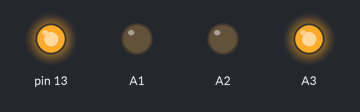
A sketch run on a simulated Arduino Uno, built with avr-gcc and run on an emulated ATmega328P. Shown: output pins drawn as LEDs (lit = HIGH).

Above: at 0.5 s.
At 2.5 s:
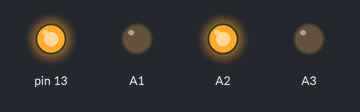
At 4.5 s:
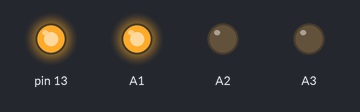
At 5.5 s:
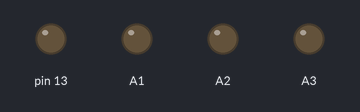
Timing chart, 0 to 7.8 s (numbered marks = the images above):
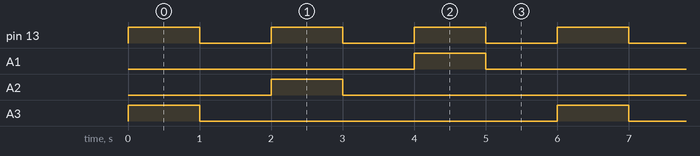

Measured:
- by itself, pin 13: alternates HIGH for 1.0 s and LOW for 1.0 s
- by itself, A1–3: alternates HIGH for 1.0 s and LOW for 5.0 s
- by itself, everything shown: repeats every 6.0 s, in 6 steps

The sketch:

three_alternating_LEDs.ino
```cpp
void setup() {
  // put your setup code here, to run once:
  pinMode(13,OUTPUT);
  pinMode(A3,OUTPUT);
  pinMode(A2,OUTPUT);
  pinMode(A1,OUTPUT);

}

void loop() {
  // put your main code here, to run repeatedly:
  digitalWrite(13, HIGH);
  digitalWrite(A3, HIGH);
  delay(1000);
  digitalWrite(13, LOW);
  digitalWrite(A3, LOW);
  delay(1000);

  digitalWrite(13, HIGH);
  digitalWrite(A2, HIGH);
  delay(1000);
  digitalWrite(13, LOW);
  digitalWrite(A2, LOW);
  delay(1000);

  digitalWrite(13, HIGH);
  digitalWrite(A1, HIGH);
  delay(1000);
  digitalWrite(13, LOW);
  digitalWrite(A1, LOW);
  delay(1000);

}
```
